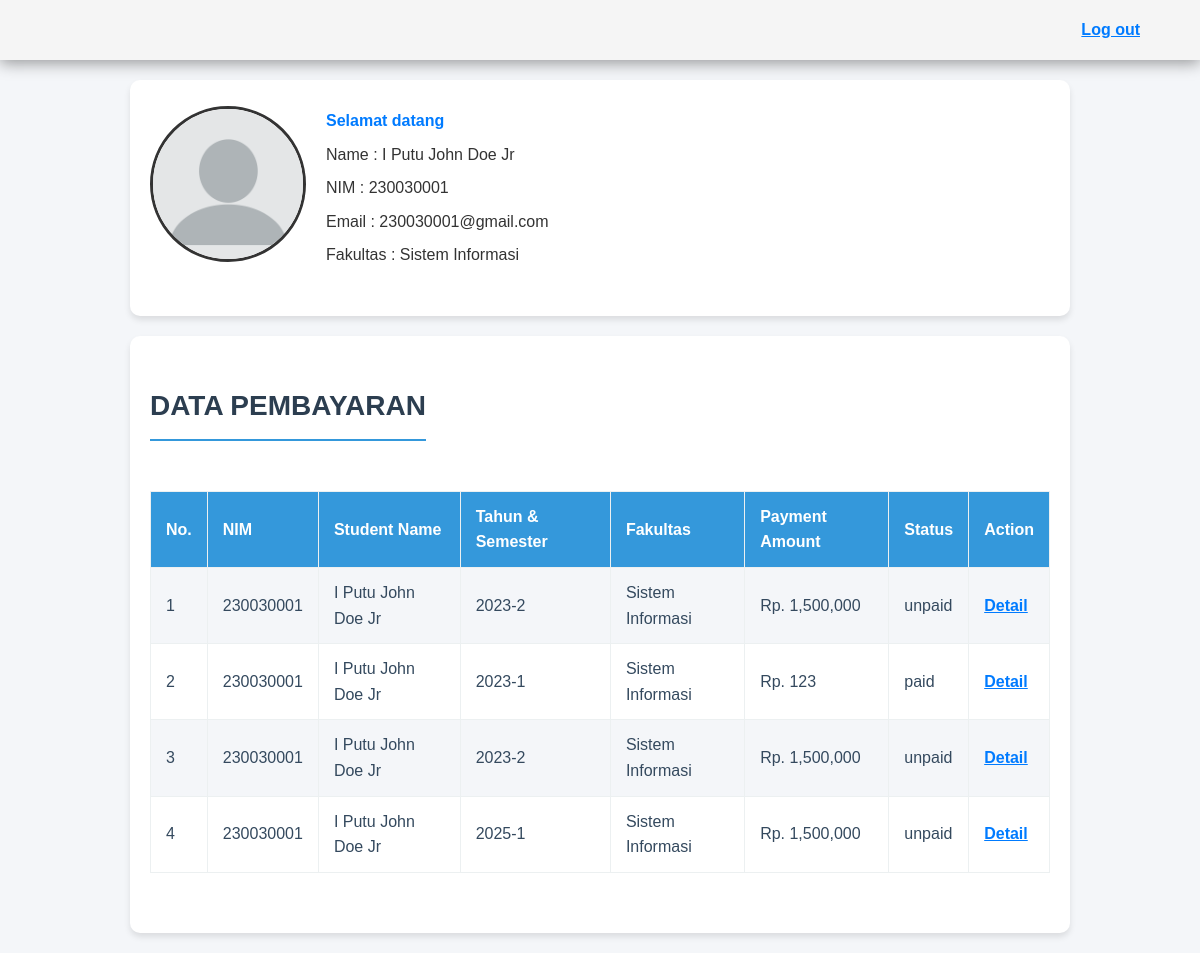
/siswa/pembayaran/index.php (signed in), run on the app's committed database.
### tables this page shows
CREATE TABLE `students` (
  `id` int NOT NULL AUTO_INCREMENT,
  `nim` varchar(20) NOT NULL,
  `name` varchar(100) NOT NULL,
  `phone` varchar(15) DEFAULT NULL,
  `program_id` int NOT NULL,
  `created_at` timestamp NULL DEFAULT CURRENT_TIMESTAMP,
  `updated_at` timestamp NULL DEFAULT CURRENT_TIMESTAMP ON UPDATE CURRENT_TIMESTAMP,
  `email` varchar(100) DEFAULT NULL,
  `password` varchar(100) DEFAULT NULL,
  PRIMARY KEY (`id`),
  UNIQUE KEY `nim` (`nim`),
  KEY `program_id` (`program_id`),
  CONSTRAINT `students_ibfk_1` FOREIGN KEY (`program_id`) REFERENCES `programs` (`id`)
);

CREATE TABLE `programs` (
  `id` int NOT NULL AUTO_INCREMENT,
  `name` varchar(100) NOT NULL,
  `faculty` varchar(100) NOT NULL,
  `created_at` timestamp NULL DEFAULT CURRENT_TIMESTAMP,
  `updated_at` timestamp NULL DEFAULT CURRENT_TIMESTAMP ON UPDATE CURRENT_TIMESTAMP,
  PRIMARY KEY (`id`)
);

CREATE TABLE `payments` (
  `id` int NOT NULL AUTO_INCREMENT,
  `ukt_id` int NOT NULL,
  `method_id` int NOT NULL,
  `paid_date` timestamp NULL DEFAULT CURRENT_TIMESTAMP,
  `amount_paid` decimal(15,2) NOT NULL,
  `status` enum('pending','confirmed','failed') DEFAULT 'pending',
  `created_at` timestamp NULL DEFAULT CURRENT_TIMESTAMP,
  `updated_at` timestamp NULL DEFAULT CURRENT_TIMESTAMP ON UPDATE CURRENT_TIMESTAMP,
  `user_id` int DEFAULT NULL,
  PRIMARY KEY (`id`),
  KEY `ukt_id` (`ukt_id`),
  KEY `method_id` (`method_id`),
  CONSTRAINT `payments_ibfk_1` FOREIGN KEY (`ukt_id`) REFERENCES `ukt` (`id`),
  CONSTRAINT `payments_ibfk_2` FOREIGN KEY (`method_id`) REFERENCES `payment_methods` (`id`)
);

CREATE TABLE `academic_years` (
  `id` int NOT NULL AUTO_INCREMENT,
  `year` varchar(10) NOT NULL,
  `semester` enum('1','2') NOT NULL,
  `status` enum('active','inactive') NOT NULL,
  `created_at` timestamp NULL DEFAULT CURRENT_TIMESTAMP,
  `updated_at` timestamp NULL DEFAULT CURRENT_TIMESTAMP ON UPDATE CURRENT_TIMESTAMP,
  PRIMARY KEY (`id`)
);

CREATE TABLE `ukt` (
  `id` int NOT NULL AUTO_INCREMENT,
  `student_id` int NOT NULL,
  `academic_year_id` int NOT NULL,
  `amount` int NOT NULL,
  `status` enum('unpaid','paid') DEFAULT 'unpaid',
  `created_at` timestamp NULL DEFAULT CURRENT_TIMESTAMP,
  `updated_at` timestamp NULL DEFAULT CURRENT_TIMESTAMP ON UPDATE CURRENT_TIMESTAMP,
  PRIMARY KEY (`id`),
  KEY `student_id` (`student_id`),
  KEY `academic_year_id` (`academic_year_id`),
  CONSTRAINT `ukt_ibfk_1` FOREIGN KEY (`student_id`) REFERENCES `students` (`id`),
  CONSTRAINT `ukt_ibfk_2` FOREIGN KEY (`academic_year_id`) REFERENCES `academic_years` (`id`)
);

### functions.php (called while the page is built, shortened)
<?php
 $conn = mysqli_connect("localhost","root","","spp_2");
 function query($query){
    global $conn;
    $result = mysqli_query($conn,$query);
    $rows = [];
    while ($row = mysqli_fetch_assoc($result)){
        $rows[] = $row;
    }
    return $rows;
 }
?>

### siswa/pembayaran/index.php (the view, shortened to what this page needs)
<?php
    require "../../functions.php";
    $nim = $_SESSION['nim'];
    $payments = query("SELECT
                    payments.id AS paymentId,
                    payments.paid_date AS paid_date,
                    payments.amount_paid as amount_paid,
                    ukt.status as status,
                    ukt.id AS uktId,
                    payment_methods.name AS method_name,
                    students.*,  -- Menambahkan data dari tabel students
                    programs.faculty,
                    academic_years.year, academic_years.semester  -- Menambahkan data dari tabel academic_years
                FROM
                    payments
                INNER JOIN
                    ukt ON payments.ukt_id = ukt.id
                INNER JOIN
                    payment_methods ON payments.method_id = payment_methods.id
                INNER JOIN
                    students ON ukt.student_id = students.id  -- Menambahkan join ke tabel students
                INNER JOIN
                    academic_years ON ukt.academic_year_id = academic_years.id  -- Menambahkan join ke tabel academic_years
                INNER JOIN
                    programs ON students.program_id = programs.id
                WHERE students.nim = $nim
                ");
    $student = query("SELECT students.*, programs.*, students.name as student_name FROM students LEFT JOIN programs on students.program_id = programs.id WHERE nim = $nim")[0];
?>
<!DOCTYPE html>
<html lang="en">
<head>
    <link rel="stylesheet" href="../../assets/css/StyleSiswa.css">
</head>
<body>
    <div class="LowerBar">
        <ul>
            <li><a href="../../logout.php">Log out</a></li>
        </ul>
    </div>
    <div class="container">
        <div class="row">
            <div class="img gap w-40">
                <img src="../../assets/img/blank-profile.png" alt="Profile Picture" class="profile-img" width="150">
            </div>
            <div class="content w-60">
                <p class="welcome-text">Selamat datang</p>
                <p>Name : <?= $student['student_name']; ?></p>
                <p>NIM : <?= $student['nim']; ?></p>
                <p>Email : <?= $student['email']; ?></p>
                <p>Fakultas : <?= $student['faculty']; ?></p>
            </div>
        </div>
    </div>
    <div class="container">
        <div class="row">
            <h3>Data pembayaran</h3>
            <table>
                <tr>
                    <th>No.</th>
                    <th>NIM</th>
                    <th>Student Name</th>
                    <th>Tahun & Semester</th>
                    <th>Fakultas</th>
                    <th>Payment Amount</th>
                    <th>Status</th>
                    <th>Action</th>
                </tr>
                <?php $i = 1; ?>
                <?php foreach ($payments as $row): ?>
                    <tr>
                        <td><?= $i; ?></td>
                        <td><?= $row["nim"]; ?></td>
                        <td><?= $row["name"]; ?></td>
                        <td><?= $row["year"] . '-' . $row["semester"] ?></td>
                        <td><?= $row["faculty"]; ?></td>
                        <td>Rp. <?= number_format($row["amount_paid"]); ?></td>
                        <td><?= $row["status"]; ?></td>
                        <td><a href="detailPemb.php?id=<?= $row['paymentId'] ?>">Detail</a></td>
                    </tr>
                <?php $i++; ?>
                <?php endforeach; ?>
            </table>
        </div>
    </div>
</body>
</html>

### assets/css/StyleSiswa.css (style rules this page uses)
body { font-family: 'Poppins', sans-serif; margin: 0; padding: 0; background-color: #f4f6f9; color: #333; line-height: 1.6; }
.container { max-width: 900px; margin: 40px auto; padding: 20px; background: #fff; border-radius: 10px; box-shadow: 0 6px 20px rgba(0, 0, 0, 0.1); overflow: hidden; }
.LowerBar { height: 60px; display: flex; justify-content: end; align-items: center; padding: 0 5%; background: whitesmoke; box-shadow: 0 3px 15px rgba(0,0,0,.4); }
.LowerBar ul { list-style: none; margin: 0; padding: 0; }
.LowerBar ul li { display: inline; margin-left: 15px; }
.LowerBar ul li a { color: #007bff; font-weight: bold; }
.container { background-color: #fff; border-radius: 10px; box-shadow: 0 4px 6px rgba(0, 0, 0, 0.1); padding: 20px; margin: 20px auto; max-width: 900px; width: 90%; }
.row { display: flex; flex-wrap: wrap; align-items: center; margin-bottom: 20px; }
.img { text-align: center; }
.profile-img { border-radius: 50%; border: 3px solid #333; }
.content { padding-left: 20px; }
.content p { margin: 8px 0; font-size: 16px; }
.welcome-text { font-size: 20px; font-weight: bold; margin-bottom: 16px; color: #007bff; }
table { width: 100%; border-collapse: collapse; margin-top: 20px; }
table th, table td { padding: 12px 15px; text-align: left; border: 1px solid #ddd; }
table th { background-color: #007bff; color: #fff; font-weight: bold; }
table tr:nth-child(even) { background-color: #f4f4f9; }
table td a { color: #007bff; font-weight: bold; }
h3 { text-align: center; font-size: 28px; color: #2c3e50; margin-bottom: 30px; font-weight: bold; text-transform: uppercase; border-bottom: 2px solid #3498db; padding-bottom: 10px; }
table { width: 100%; border-collapse: collapse; margin-bottom: 20px; }
table th, table td { padding: 12px 15px; text-align: left; border: 1px solid #ecf0f1; font-size: 16px; color: #34495e; }
table th { background-color: #3498db; color: #fff; font-weight: bold; }
table tr:nth-child(even) { background-color: #f4f6f9; }

### data on the page
students: name "I Putu John Doe Jr", nim "230030001", email "230030001@gmail.com", program.faculty "Sistem Informasi"
payments: students.nim "230030001", students.name "I Putu John Doe Jr", academic_years.year "2023", academic_years.semester "2", programs.faculty "Sistem Informasi", amount_paid "1,500,000", ukt.status "unpaid"
payments: students.nim "230030001", students.name "I Putu John Doe Jr", academic_years.year "2023", academic_years.semester "1", programs.faculty "Sistem Informasi", amount_paid "123", ukt.status "paid"
payments: students.nim "230030001", students.name "I Putu John Doe Jr", academic_years.year "2023", academic_years.semester "2", programs.faculty "Sistem Informasi", amount_paid "1,500,000", ukt.status "unpaid"
payments: students.nim "230030001", students.name "I Putu John Doe Jr", academic_years.year "2025", academic_years.semester "1", programs.faculty "Sistem Informasi", amount_paid "1,500,000", ukt.status "unpaid"
